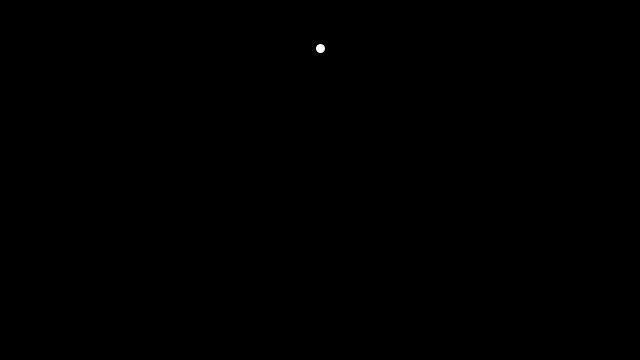
Frame 1 (no input)
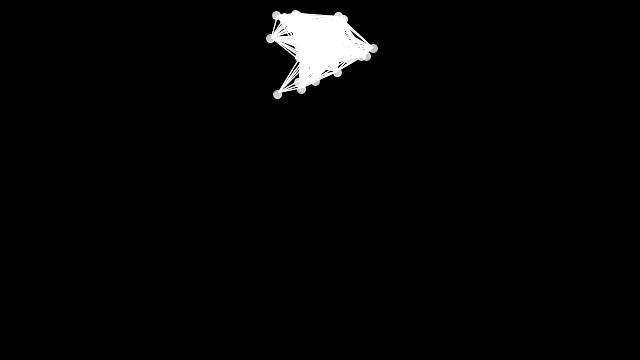
Frame 60 (the mouse pressed at the canvas centre just before this capture)
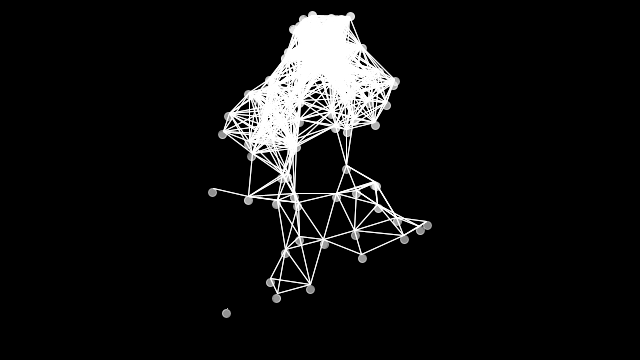
Frame 120 (the mouse held since frame 60 and released just before this capture)

The Processing sketch that drew these frames (run headless with seeded random() and noise(); from frame 60 on, the mouse is pressed at the canvas centre):

// Processing sketch: cc1_11_01_particles
// ── cc1_11_01_particles.pde
import java.util.Iterator; 
// based on https://processing.org/examples/simpleparticlesystem.html

ParticleSystem ps;

void setup() {
  size(640, 360);
  ps = new ParticleSystem(new PVector(width/2, 50));
}

void draw() {
  background(0);
  ps.addParticle();
  ps.run();
}


// A class to describe a group of Particles
// An ArrayList is used to manage the list of Particles 

class ParticleSystem {
  ArrayList<Particle> particles;
  PVector origin;

  ParticleSystem(PVector position) {
    origin = position.copy();
    particles = new ArrayList<Particle>();
  }

  void addParticle() {
    particles.add(new Particle(origin));
  }
  
  void display() {
    Iterator<Particle> it1 = particles.iterator();
    while (it1.hasNext()) {
      Particle p1 = it1.next();
      Iterator<Particle> it2 = particles.iterator();
      while (it2.hasNext()) {
        Particle p2 = it2.next();
        if (dist(p1.position.x, p1.position.y, p2.position.x, p2.position.y) < 50) {
          stroke(255, 255);
          line(p1.position.x, p1.position.y, p2.position.x, p2.position.y);
        }
      }
    }   
  }

  void run() {
    display();
    for (int i = particles.size()-1; i >= 0; i--) {
      Particle p = particles.get(i);
      p.run();
      if (p.isDead()) {
        particles.remove(i);
      }
    }
  }
}


// A simple Particle class

class Particle {
  PVector position;
  PVector velocity;
  PVector acceleration;
  float lifespan;

  Particle(PVector l) {
    acceleration = new PVector(0, 0.05);
    velocity = new PVector(random(-1, 1), random(-2, 0));
    position = l.copy();
    lifespan = 255.0;
  }

  void run() {
    update();
    display();
  }

  // Method to update position
  void update() {
    velocity.add(acceleration);
    position.add(velocity);
    lifespan -= 1.0;
  }

  // Method to display
  void display() {
    stroke(255, lifespan);
    fill(255, lifespan);
    ellipse(position.x, position.y, 8, 8);
  }

  // Is the particle still useful?
  boolean isDead() {
    if (lifespan < 0.0) {
      return true;
    } else {
      return false;
    }
  }
}
